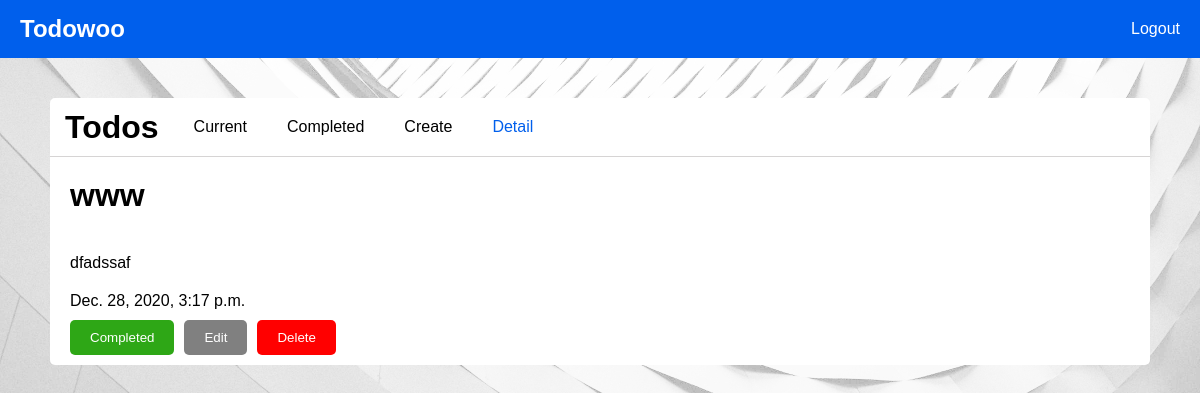
Screenshot of /detail/3 (signed in) with the database file from the repository.
### todo/models.py (models this page shows, shortened)
class todo(models.Model):
    title = models.CharField(max_length = 100)
    memo = models.TextField(blank=True)
    created = models.DateTimeField(auto_now_add=True)
    datecompleted = models.DateTimeField(null=True, blank=True)
    important = models.BooleanField(default=False)
    author =  models.ForeignKey(User, on_delete=models.CASCADE)

### todo/views.py (the view)
# urls.py: path('detail/<int:todo_id>', views.detail, name='detail_page'),
def detail(request, todo_id : int):
    if request.method == 'GET':
        if request.user.is_authenticated:
            target_todo_object = get_object_or_404(todo, pk=todo_id)
            return render(request, 'todo/detail.html', {'todo' : target_todo_object})
    else:
        if request.user.is_authenticated:
            print(request.POST)

### todo/templates/todo/detail.html (shortened to what this page needs)
<!DOCTYPE html>
<html lang="en">
<head>
    {% load static %}
    <link rel="stylesheet" href="{% static 'css/home.css' %}">
    <link rel="stylesheet" href="{% static 'css/detail.css' %}">
    <link rel="stylesheet" href="{% static 'css/current.css' %}">
</head>
<body>
    <header>
        <nav class="navbar">
            <h1>
                Todowoo
            </h1>
            <ul>
                <li><li><form method="POST" action="{% url 'logoutuser' %}">{% csrf_token %}<button type="submit" class="nav-btn">Logout</button></form></li></li>
            </ul>
        </nav>
    </header>
    <section>
        <div class="container-current container-detail">
            <div class="nav">
                <h1>Todos</h1>
                <ul>
                    <li class="active">
                        <a href="{% url 'current_todos' %}">Current</a>
                    </li>
                    <li><a href="{% url 'completed_todos' %}">Completed</a></li>
                    <li><a href="{% url 'create_todo' %}">Create</a></li>
                    <li><a href="#" id="current">Detail</a></li>
                </ul>
            </div>
            <h1>{{todo.title}}</h1>
            <p><pre style="margin-left: 20px;">{{todo.memo}}</pre></p>
            <h3>{{todo.created}}</h3>
            <div class="buttons">
            <form method="post" action="{% url 'complete_todo' todo.id %}">
                <button type="submit" class="btn-green">Completed</button>
            </form>
            <form action="{% url 'edit_todo' todo.id %}" method="GET">
                <button type="submit" class="btn-gray">Edit</button>
            </form>
            <form method="POST" action="{% url 'delete_todo' todo.id%}">
                <button type="submit" class="btn-red">Delete</button>
            </form>
            </div>
        </div>
    </section>
</body>
</html>

### todo/static/css/home.css (style rules this page uses)
* { font-family: Arial, Helvetica, sans-serif; margin: 0; padding: 0; box-sizing: border-box; }
body { background-image: url("../images/background.jpg"); background-repeat: no-repeat; background-size: cover; }
:root { --primary-color: rgb(0, 95, 236); }
.navbar { display: flex; align-items: center; justify-content: space-between; background-color: var(--primary-color); color: white; }
.navbar h1 { padding-left: 20px; }
.navbar ul { list-style: none; }
.navbar ul li { float: left; }
.nav-btn { display: inline-block; padding: 20px; text-decoration: none; color: white; background-color: var(--primary-color); border: none; font-size: 1rem; }

### todo/static/css/detail.css (style rules this page uses)
.container-detail h1 { padding: 20px; font-size: 2rem; }
.container-detail p { padding-bottom: 20px; padding-left: 20px; }
.container-detail h3 { padding-left: 20px; font-weight: 200; font-size: 1rem; }
.buttons { display: flex; padding-left: 20px; padding-top: 10px; }
.btn-red { border: none; display: inline-block; padding: 10px 20px; background-color: red; color: white; text-decoration: none; margin: 0px 0px 10px 0px; border-radius: 5px; }
.btn-green { border: none; display: inline-block; padding: 10px 20px; background-color: rgb(46, 167, 22); color: white; text-decoration: none; margin: 0px 0px 10px 0px; border-radius: 5px; }
.btn-gray { border: none; display: inline-block; padding: 10px 20px; background-color: gray; color: white; text-decoration: none; margin: 0px 10px 0px 10px; border-radius: 5px; }

### todo/static/css/current.css (style rules this page uses)
body { min-height: 100%; }
.container-current { display: flex; flex-direction: column; max-width: 1100px; border-radius: 5px; margin: auto; margin-top: 40px; background-color: white; border-radius: 5px; }
.container-current .nav { display: flex; align-items: center; justify-content: flex-start; border-bottom: solid 1px #d6d4d4; }
.container-current .nav h1 { color: black; padding: 0px 15px; }
.container-current .nav ul { list-style: none; }
.container-current .nav ul li { float: left; }
.container-current .nav ul li a { display: inline-block; text-decoration: none; color: black; padding: 20px }
#current { color: var(--primary-color); }

### rows the page displays
todo: title "www", memo "dfadssaf", created "Dec. 28, 2020, 3:17 p.m."
